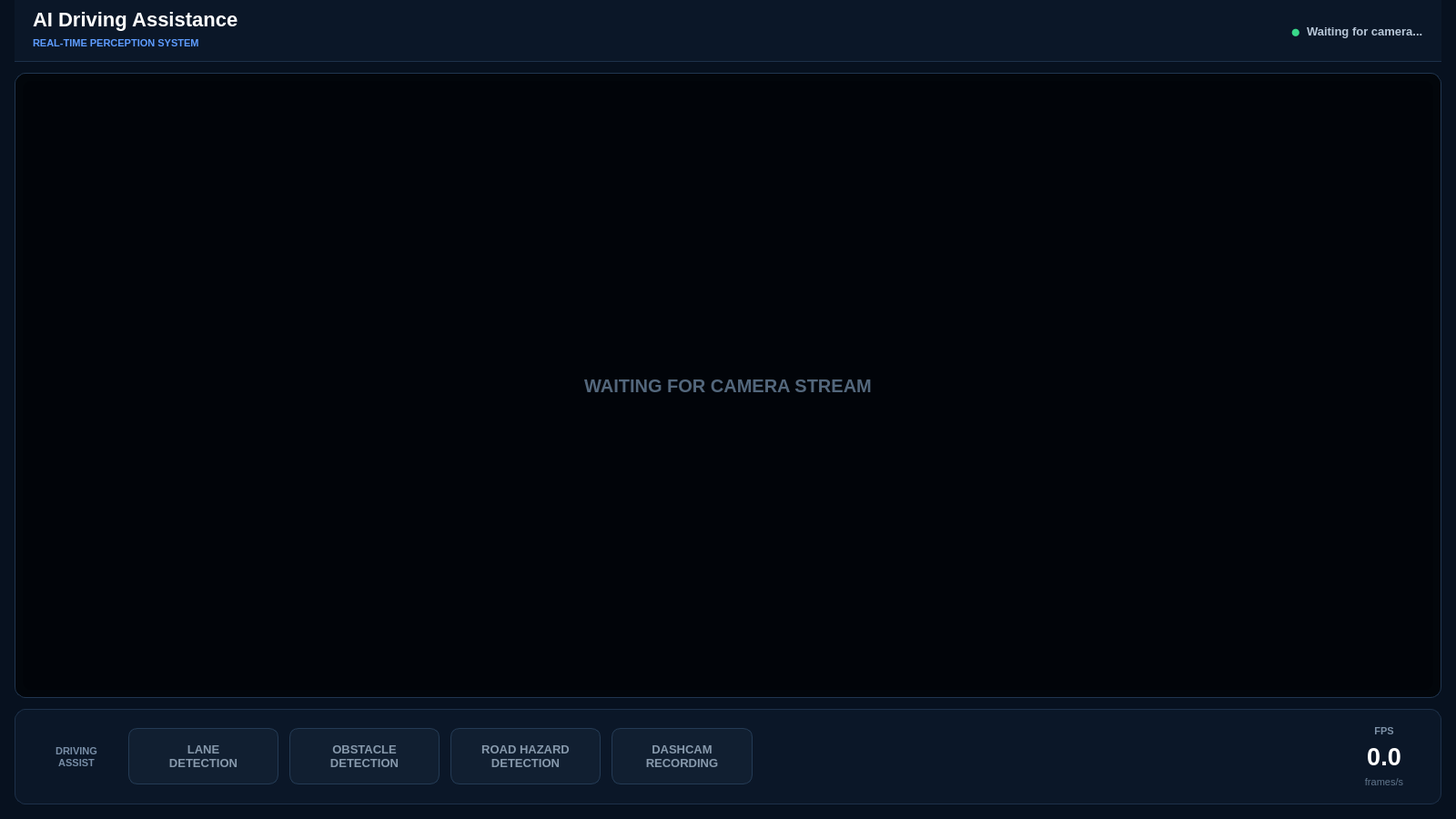
<?xml version="1.0" encoding="UTF-8"?>
<ui version="4.0">

 <class>MainWindow</class>

 <widget class="QMainWindow" name="MainWindow">

  <property name="geometry">
   <rect>
    <x>0</x>
    <y>0</y>
    <width>1600</width>
    <height>900</height>
   </rect>
  </property>

  <property name="minimumSize">
   <size>
    <width>1150</width>
    <height>700</height>
   </size>
  </property>

  <property name="windowTitle">
   <string>AI Driving Assistance</string>
  </property>

  <property name="styleSheet">
   <string notr="true">

/* ========================================================= */
/* MAIN                                                      */
/* ========================================================= */

QMainWindow {
    background-color: #07111F;
}

QWidget#centralwidget {
    background-color: #07111F;
}


/* ========================================================= */
/* TOP BAR                                                   */
/* ========================================================= */

QFrame#topFrame {
    background-color: #0B1728;
    border-bottom: 1px solid #1D314A;
}

QLabel#titleLabel {
    color: #FFFFFF;
    font-size: 22px;
    font-weight: 700;
}

QLabel#subTitleLabel {
    color: #5E9CFF;
    font-size: 11px;
    font-weight: 600;
}

QLabel#statusDot {
    color: #39D98A;
    font-size: 19px;
}

QLabel#statusLabel {
    color: #B8C7D8;
    font-size: 13px;
    font-weight: 500;
}


/* ========================================================= */
/* VIDEO                                                     */
/* ========================================================= */

QFrame#videoFrame {
    background-color: #02060B;
    border: 1px solid #203650;
    border-radius: 12px;
}

QLabel#videoLabel {
    background-color: #010409;
    color: #53677C;
    border-radius: 9px;
    font-size: 20px;
    font-weight: 600;
}


/* ========================================================= */
/* BOTTOM PANEL                                              */
/* ========================================================= */

QFrame#bottomFrame {
    background-color: #0B1728;
    border: 1px solid #1D314A;
    border-radius: 12px;
}

QLabel#assistLabel {
    color: #778DA6;
    font-size: 11px;
    font-weight: 700;
}

QLabel#fpsTitleLabel {
    color: #7D91A7;
    font-size: 11px;
    font-weight: 700;
}

QLabel#fpsValueLabel {
    color: #FFFFFF;
    font-size: 27px;
    font-weight: 700;
}

QLabel#fpsUnitLabel {
    color: #60758B;
    font-size: 11px;
}


/* ========================================================= */
/* FEATURE BUTTONS - OFF                                     */
/* ========================================================= */

QPushButton#laneButton,
QPushButton#obstacleButton,
QPushButton#hazardButton {
    background-color: #111F31;
    color: #8799AC;

    border: 1px solid #243B55;
    border-radius: 10px;

    padding: 6px 16px;

    font-size: 13px;
    font-weight: 600;
}

QPushButton#laneButton:hover,
QPushButton#obstacleButton:hover,
QPushButton#hazardButton:hover {
    background-color: #172A40;
    border: 1px solid #3A5C80;
    color: #D9E6F4;
}


/* ========================================================= */
/* FEATURE BUTTONS - ON                                      */
/* ========================================================= */

QPushButton#laneButton:checked,
QPushButton#obstacleButton:checked,
QPushButton#hazardButton:checked {
    background-color: #1769E0;
    color: #FFFFFF;

    border: 1px solid #3B8CFF;
    border-bottom: 3px solid #0A51BA;
}


/* ========================================================= */
/* DASHCAM OFF                                               */
/* ========================================================= */

QPushButton#dashcamButton {
    background-color: #111F31;
    color: #8799AC;

    border: 1px solid #243B55;
    border-radius: 10px;

    padding: 6px 16px;

    font-size: 13px;
    font-weight: 600;
}

QPushButton#dashcamButton:hover {
    background-color: #172A40;
    border: 1px solid #5A3B43;
    color: #FFFFFF;
}


/* ========================================================= */
/* DASHCAM ON                                                */
/* ========================================================= */

QPushButton#dashcamButton:checked {
    background-color: #C93645;
    color: #FFFFFF;

    border: 1px solid #F05B68;
    border-bottom: 3px solid #8F1F2A;
}

   </string>
  </property>


  <!-- ===================================================== -->
  <!-- CENTRAL WIDGET                                        -->
  <!-- ===================================================== -->

  <widget class="QWidget" name="centralwidget">

   <layout class="QVBoxLayout" name="mainLayout">

    <property name="spacing">
     <number>12</number>
    </property>

    <property name="leftMargin">
     <number>16</number>
    </property>

    <property name="topMargin">
     <number>0</number>
    </property>

    <property name="rightMargin">
     <number>16</number>
    </property>

    <property name="bottomMargin">
     <number>16</number>
    </property>


    <!-- =================================================== -->
    <!-- TOP BAR                                             -->
    <!-- =================================================== -->

    <item>

     <widget class="QFrame" name="topFrame">

      <property name="minimumSize">
       <size>
        <width>0</width>
        <height>68</height>
       </size>
      </property>

      <property name="maximumSize">
       <size>
        <width>16777215</width>
        <height>68</height>
       </size>
      </property>


      <layout class="QHBoxLayout" name="topLayout">

       <property name="leftMargin">
        <number>20</number>
       </property>

       <property name="rightMargin">
        <number>20</number>
       </property>


       <!-- TITLE -->

       <item>

        <layout class="QVBoxLayout" name="titleLayout">

         <property name="spacing">
          <number>1</number>
         </property>


         <item>

          <widget class="QLabel" name="titleLabel">

           <property name="text">
            <string>AI Driving Assistance</string>
           </property>

          </widget>

         </item>


         <item>

          <widget class="QLabel" name="subTitleLabel">

           <property name="text">
            <string>REAL-TIME PERCEPTION SYSTEM</string>
           </property>

          </widget>

         </item>

        </layout>

       </item>


       <!-- SPACER -->

       <item>

        <spacer name="topSpacer">

         <property name="orientation">
          <enum>Qt::Horizontal</enum>
         </property>

         <property name="sizeHint" stdset="0">
          <size>
           <width>40</width>
           <height>20</height>
          </size>
         </property>

        </spacer>

       </item>


       <!-- STATUS DOT -->

       <item>

        <widget class="QLabel" name="statusDot">

         <property name="text">
          <string>●</string>
         </property>

        </widget>

       </item>


       <!-- STATUS -->

       <item>

        <widget class="QLabel" name="statusLabel">

         <property name="text">
          <string>Waiting for camera...</string>
         </property>

        </widget>

       </item>


      </layout>

     </widget>

    </item>


    <!-- =================================================== -->
    <!-- VIDEO AREA                                          -->
    <!-- =================================================== -->

    <item>

     <widget class="QFrame" name="videoFrame">

      <property name="sizePolicy">
       <sizepolicy hsizetype="Expanding" vsizetype="Expanding">
        <horstretch>1</horstretch>
        <verstretch>1</verstretch>
       </sizepolicy>
      </property>


      <layout class="QVBoxLayout" name="videoLayout">

       <property name="leftMargin">
        <number>8</number>
       </property>

       <property name="topMargin">
        <number>8</number>
       </property>

       <property name="rightMargin">
        <number>8</number>
       </property>

       <property name="bottomMargin">
        <number>8</number>
       </property>


       <item>

        <widget class="QLabel" name="videoLabel">

         <property name="minimumSize">
          <size>
           <width>900</width>
           <height>500</height>
          </size>
         </property>

         <property name="sizePolicy">
          <sizepolicy hsizetype="Expanding" vsizetype="Expanding">
           <horstretch>1</horstretch>
           <verstretch>1</verstretch>
          </sizepolicy>
         </property>

         <property name="text">
          <string>WAITING FOR CAMERA STREAM</string>
         </property>

         <property name="alignment">
          <set>Qt::AlignCenter</set>
         </property>

         <property name="scaledContents">
          <bool>false</bool>
         </property>

        </widget>

       </item>

      </layout>

     </widget>

    </item>


    <!-- =================================================== -->
    <!-- CONTROL PANEL                                       -->
    <!-- =================================================== -->

    <item>

     <widget class="QFrame" name="bottomFrame">

      <property name="minimumSize">
       <size>
        <width>0</width>
        <height>105</height>
       </size>
      </property>

      <property name="maximumSize">
       <size>
        <width>16777215</width>
        <height>105</height>
       </size>
      </property>


      <layout class="QHBoxLayout" name="bottomLayout">

       <property name="spacing">
        <number>12</number>
       </property>

       <property name="leftMargin">
        <number>22</number>
       </property>

       <property name="topMargin">
        <number>13</number>
       </property>

       <property name="rightMargin">
        <number>22</number>
       </property>

       <property name="bottomMargin">
        <number>13</number>
       </property>


       <!-- =============================================== -->
       <!-- LEFT TITLE                                      -->
       <!-- =============================================== -->

       <item>

        <widget class="QLabel" name="assistLabel">

         <property name="minimumSize">
          <size>
           <width>90</width>
           <height>0</height>
          </size>
         </property>

         <property name="text">
          <string>DRIVING
ASSIST</string>
         </property>

         <property name="alignment">
          <set>Qt::AlignCenter</set>
         </property>

        </widget>

       </item>


       <!-- =============================================== -->
       <!-- LANE                                            -->
       <!-- =============================================== -->

       <item>

        <widget class="QPushButton" name="laneButton">

         <property name="minimumSize">
          <size>
           <width>165</width>
           <height>62</height>
          </size>
         </property>

         <property name="text">
          <string>LANE
DETECTION</string>
         </property>

         <property name="checkable">
          <bool>true</bool>
         </property>

         <property name="checked">
          <bool>false</bool>
         </property>

        </widget>

       </item>


       <!-- =============================================== -->
       <!-- OBSTACLE                                        -->
       <!-- =============================================== -->

       <item>

        <widget class="QPushButton" name="obstacleButton">

         <property name="minimumSize">
          <size>
           <width>165</width>
           <height>62</height>
          </size>
         </property>

         <property name="text">
          <string>OBSTACLE
DETECTION</string>
         </property>

         <property name="checkable">
          <bool>true</bool>
         </property>

         <property name="checked">
          <bool>false</bool>
         </property>

        </widget>

       </item>


       <!-- =============================================== -->
       <!-- ROAD HAZARD                                     -->
       <!-- =============================================== -->

       <item>

        <widget class="QPushButton" name="hazardButton">

         <property name="minimumSize">
          <size>
           <width>165</width>
           <height>62</height>
          </size>
         </property>

         <property name="text">
          <string>ROAD HAZARD
DETECTION</string>
         </property>

         <property name="checkable">
          <bool>true</bool>
         </property>

         <property name="checked">
          <bool>false</bool>
         </property>

        </widget>

       </item>


       <!-- =============================================== -->
       <!-- DASHCAM                                         -->
       <!-- =============================================== -->

       <item>

        <widget class="QPushButton" name="dashcamButton">

         <property name="minimumSize">
          <size>
           <width>155</width>
           <height>62</height>
          </size>
         </property>

         <property name="text">
          <string>DASHCAM
RECORDING</string>
         </property>

         <property name="checkable">
          <bool>true</bool>
         </property>

         <property name="checked">
          <bool>false</bool>
         </property>

        </widget>

       </item>


       <!-- =============================================== -->
       <!-- SPACER                                          -->
       <!-- =============================================== -->

       <item>

        <spacer name="bottomSpacer">

         <property name="orientation">
          <enum>Qt::Horizontal</enum>
         </property>

         <property name="sizeHint" stdset="0">
          <size>
           <width>40</width>
           <height>20</height>
          </size>
         </property>

        </spacer>

       </item>


       <!-- =============================================== -->
       <!-- FPS                                             -->
       <!-- =============================================== -->

       <item>

        <layout class="QVBoxLayout" name="fpsLayout">

         <property name="spacing">
          <number>0</number>
         </property>


         <item>

          <widget class="QLabel" name="fpsTitleLabel">

           <property name="text">
            <string>FPS</string>
           </property>

           <property name="alignment">
            <set>Qt::AlignCenter</set>
           </property>

          </widget>

         </item>


         <item>

          <widget class="QLabel" name="fpsValueLabel">

           <property name="minimumSize">
            <size>
             <width>80</width>
             <height>35</height>
            </size>
           </property>

           <property name="text">
            <string>0.0</string>
           </property>

           <property name="alignment">
            <set>Qt::AlignCenter</set>
           </property>

          </widget>

         </item>


         <item>

          <widget class="QLabel" name="fpsUnitLabel">

           <property name="text">
            <string>frames/s</string>
           </property>

           <property name="alignment">
            <set>Qt::AlignCenter</set>
           </property>

          </widget>

         </item>

        </layout>

       </item>


      </layout>

     </widget>

    </item>


   </layout>

  </widget>


  <!-- ===================================================== -->
  <!-- STATUS BAR DISABLED                                   -->
  <!-- ===================================================== -->

  <widget class="QStatusBar" name="statusbar">

   <property name="maximumSize">
    <size>
     <width>16777215</width>
     <height>0</height>
    </size>
   </property>

  </widget>


 </widget>


 <resources/>

 <connections/>

</ui>
